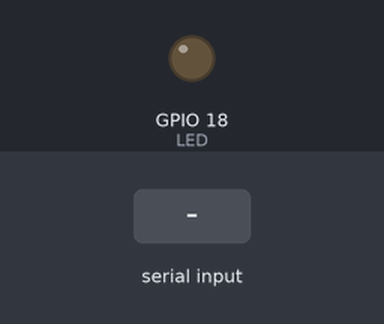
The sketch below on a simulated ESP32. Parts: output pins drawn as LEDs (lit = HIGH). Dashed ring = blinking. Inputs (shaded band) come from the test bench. What the sketch prints to the serial monitor is not drawn.

Above: at 0.1 s.
At 2.25 s:
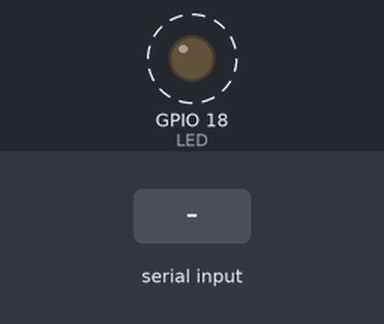
2.3 s: "1\n" received over Serial
Timing chart, 0 to 11.3 s (numbered marks = the images above; inputs shaded):
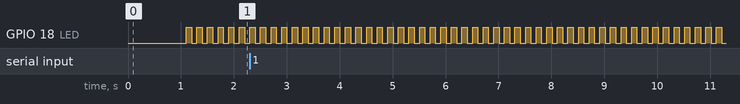

Measured:
- by itself, GPIO 18 (LED): alternates HIGH for 0.10 s and LOW for 0.10 s

The sketch:

ESP32-ReadSerial.ino
```cpp
int LED = 18;
int count = 0;

void serialEvent();
void twinkle();

void setup() {
  pinMode(LED, OUTPUT);
  Serial.begin(115200);
  Serial.println(" ");
  Serial2.begin(115200);

  delay(1000);
}

void loop() {
  Serial2.print("count = ");
  Serial2.print(count);
  Serial2.print("\n");
  twinkle();
  // readUartData();
  count++;
  delay(100);
}

void twinkle() {
  if ((count % 2) == 1) {
    digitalWrite(LED, HIGH);
  } else {
    digitalWrite(LED, LOW);
  }
}

void serialEvent() {
  if (Serial.available() > 0) {
    // シリアルデータの受信 (改行まで)
    String data = Serial.readStringUntil('\n');

    // 受信したデータを出力
    Serial.print("Receive:");
    Serial.println(data);
  }
}
```
